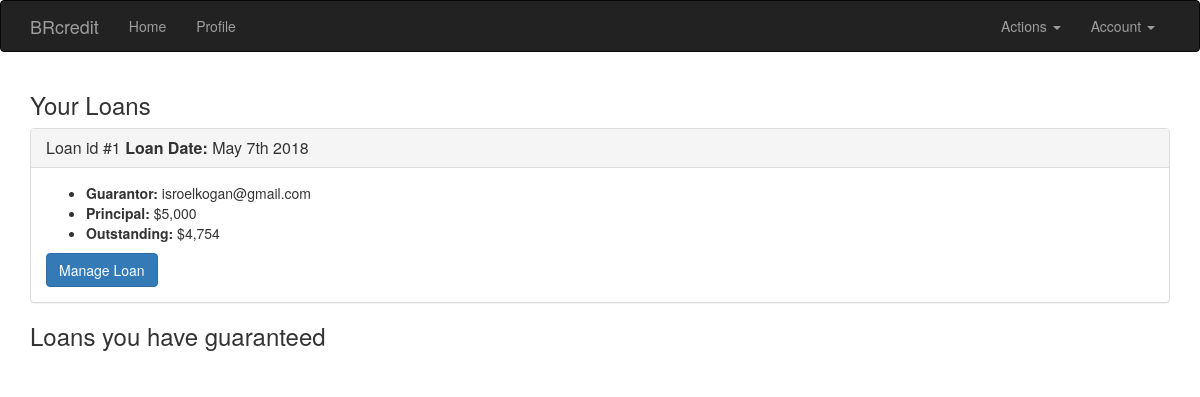
Screenshot of /manage-loans (signed in) with the database file from the repository.
### app/models.py (models this page shows, shortened)
class Loan(db.Model):
    __tablename__ = 'loan'
    id = db.Column(db.Integer, primary_key=True)
    application_id = db.Column(db.Integer, db.ForeignKey('application.id'))
    status = db.Column(db.String(64), default='good')
    missed_payments = db.Column(db.Integer, default=0)
    principal = db.Column(db.Numeric())
    outstanding = db.Column(db.Numeric())
    terms_id = db.Column(db.Integer, db.ForeignKey('terms.id'))
    loan_date = db.Column(db.DateTime())
    borrower_id = db.Column(db.Integer, db.ForeignKey('users.id'))
    guarantor_id = db.Column(db.Integer, db.ForeignKey('users.id'))
    borrower = db.relationship("User",
        foreign_keys=[borrower_id],
        backref='borrow_loans')
    guarantor = db.relationship("User",
        foreign_keys=[guarantor_id],
        backref='guarantee_loans')
    terms = db.relationship("Terms",
        foreign_keys=[terms_id],
        backref='loans')
    application = db.relationship("Application",
        foreign_keys=[application_id],
        uselist=False,
        backref='loan')

class User(UserMixin, db.Model):
    __tablename__ = 'users'
    id = db.Column(db.Integer, primary_key=True)
    email = db.Column(db.String(64), unique=True, index=True)
    username = db.Column(db.String(64), unique=True, index=True)
    role_id = db.Column(db.Integer, db.ForeignKey('roles.id'))
    password_hash = db.Column(db.String(128))
    confirmed = db.Column(db.Boolean, default=False)
    firstname = db.Column(db.String(64))
    lastname = db.Column(db.String(64))
    location = db.Column(db.String(64))
    member_since = db.Column(db.DateTime(), default=datetime.utcnow)
    last_seen = db.Column(db.DateTime(), default=datetime.utcnow)
    cpf = db.Column(db.Integer)
    dob = db.Column(db.Date())
    connection_borrowers = db.relationship(
        'Connect',
        foreign_keys=[Connect.borrower_id],
        backref='borrower',
        lazy='dynamic')
    connection_guarantors = db.relationship(
        'Connect',
        foreign_keys=[Connect.guarantor_id],
        backref='guarantor',
        lazy='dynamic')
    @property
    def password(self):
        raise AttributeError('password is not a readable attribute')
    def is_administrator(self):
        if self.role:
            if self.role.id == 2:
                return True
        else:
            return False
    def ping(self):
        self.last_seen = datetime.utcnow()
        db.session.add(self)

### app/main/views.py (the view)
@main.route('/manage-loans', methods=['GET', 'POST'])
@login_required
def manage_loans():
    user = current_user._get_current_object()
    borrower_loans = user.borrow_loans
    guarantor_loans = user.guarantee_loans
    return render_template('manage_loans.html',
        borrower_loans=borrower_loans, guarantor_loans=guarantor_loans)

### app/auth/views.py (called while the page is built)
@auth.before_app_request
def before_request():
    if current_user.is_authenticated:
        current_user.ping()
        if not current_user.confirmed \
                and request.endpoint \
                and request.blueprint != 'auth' \
                and request.endpoint != 'static':
            return redirect(url_for('auth.unconfirmed'))

### app/models.py (called while the page is built)
@login_manager.user_loader
def load_user(user_id):
    return User.query.get(int(user_id))

### app/templates/manage_loans.html (shortened to what this page needs)
{% extends "base.html" %}
{% import "bootstrap/wtf.html" as wtf %}
{% block page_content %}
<div class="pending-tabs">
    {% include '_borrower_loans.html' %}
    {% include '_guarantor_loans.html' %}
</div>
{% endblock %}

### app/templates/_borrower_loans.html
{% if borrower_loans|length > 0 %}
    <div class="section-header">
        <h3>Your Loans</h3>
    </div>
{% endif %}
<div class="panel-group" id="accordion" role="tablist" aria-multiselectable="true">
    {% for loan in borrower_loans %}
    <div class="panel panel-default">
        <div class="panel-heading" role="tab" id="heading{{ loan.id }}">
            <h4 class="panel-title">
                <a role="button" data-toggle="collapse" data-parent="#accordion" href="#collapse{{ loan.id }}" aria-expanded="false" aria-controls="collapse{{ loan.id }}">
                Loan id #{{ loan.id }} <b>Loan Date: </b>{{ moment(loan.loan_date).format("MMM Do YYYY") }}
                </a>
            </h4>
        </div>
    <div id="collapse{{ loan.id }}" class="panel-collapse collapse in" role="tabpanel" aria-labelledby="heading{{ loan.id }}">
        <div class="panel-body">
            <div class="borrower-loan-content card">
                <div class="card-body">
                    <ul>
                        <li><b>Guarantor:</b> {{ loan.guarantor.email }}</li>
                        <li><b>Principal:</b> {{ "${:,.0f}".format(loan.principal) }}</li>
                        <li><b>Outstanding:</b> {{ "${:,.0f}".format(loan.outstanding) }}</li>
                    </ul>
                </div>
                <div class="card-footer">
                    <div class="btn-group">
                        <a href="{{ url_for('.loan_manager', loan_id=loan.id) }}" class="btn btn-primary">Manage Loan</a>
                    </div>
                </div>
            </div>
        </div>
    </div>
</div>
{% endfor %}
</div>

### rows the page displays
Loan: id "1", loan_date "May 7th 2018", guarantor.email "isroelkogan@gmail.com", principal "$5,000", outstanding "$4,754"
